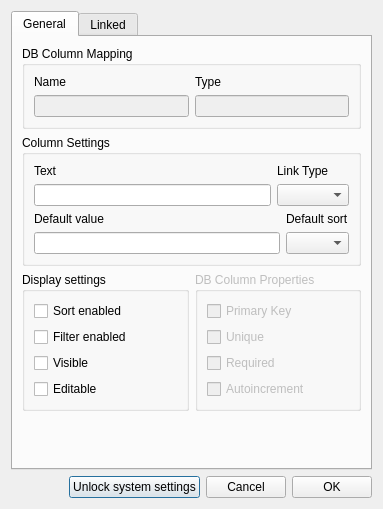
<?xml version="1.0" encoding="UTF-8"?>
<ui version="4.0">
 <class>ColumnDialog</class>
 <widget class="QDialog" name="ColumnDialog">
  <property name="windowModality">
   <enum>Qt::WindowModal</enum>
  </property>
  <property name="geometry">
   <rect>
    <x>0</x>
    <y>0</y>
    <width>383</width>
    <height>509</height>
   </rect>
  </property>
  <property name="windowTitle">
   <string>Edit Column</string>
  </property>
  <property name="modal">
   <bool>true</bool>
  </property>
  <layout class="QVBoxLayout" name="verticalLayout_13">
   <item>
    <widget class="QTabWidget" name="tabWidget">
     <property name="currentIndex">
      <number>0</number>
     </property>
     <widget class="QWidget" name="general_tab">
      <attribute name="title">
       <string>General</string>
      </attribute>
      <layout class="QVBoxLayout" name="verticalLayout_14">
       <item>
        <widget class="QGroupBox" name="groupBox_3">
         <property name="title">
          <string>DB Column Mapping</string>
         </property>
         <layout class="QHBoxLayout" name="horizontalLayout">
          <item>
           <layout class="QVBoxLayout" name="verticalLayout_2">
            <item>
             <widget class="QLabel" name="label">
              <property name="text">
               <string>Name</string>
              </property>
             </widget>
            </item>
            <item>
             <widget class="QLineEdit" name="name_edit">
              <property name="enabled">
               <bool>false</bool>
              </property>
             </widget>
            </item>
           </layout>
          </item>
          <item>
           <layout class="QVBoxLayout" name="verticalLayout">
            <item>
             <widget class="QLabel" name="label_2">
              <property name="text">
               <string>Type</string>
              </property>
             </widget>
            </item>
            <item>
             <widget class="QLineEdit" name="type_editor">
              <property name="enabled">
               <bool>false</bool>
              </property>
             </widget>
            </item>
           </layout>
          </item>
         </layout>
        </widget>
       </item>
       <item>
        <widget class="QGroupBox" name="groupBox_6">
         <property name="title">
          <string>Column Settings</string>
         </property>
         <layout class="QVBoxLayout" name="verticalLayout_9">
          <item>
           <layout class="QHBoxLayout" name="horizontalLayout_2">
            <item>
             <layout class="QVBoxLayout" name="verticalLayout_6">
              <item>
               <widget class="QLabel" name="label_4">
                <property name="text">
                 <string>Text</string>
                </property>
               </widget>
              </item>
              <item>
               <widget class="QLineEdit" name="default_editor_2"/>
              </item>
             </layout>
            </item>
            <item>
             <layout class="QVBoxLayout" name="verticalLayout_5">
              <item>
               <widget class="QLabel" name="label_5">
                <property name="text">
                 <string>Link Type</string>
                </property>
               </widget>
              </item>
              <item>
               <widget class="QComboBox" name="link_combo_box"/>
              </item>
             </layout>
            </item>
           </layout>
          </item>
          <item>
           <layout class="QHBoxLayout" name="horizontalLayout_7" stretch="0,0">
            <item>
             <layout class="QVBoxLayout" name="verticalLayout_11">
              <item>
               <widget class="QLabel" name="label_3">
                <property name="text">
                 <string>Default value</string>
                </property>
               </widget>
              </item>
              <item>
               <widget class="QLineEdit" name="default_editor"/>
              </item>
             </layout>
            </item>
            <item>
             <layout class="QVBoxLayout" name="verticalLayout_12">
              <item>
               <widget class="QLabel" name="label_10">
                <property name="text">
                 <string>Default sort</string>
                </property>
               </widget>
              </item>
              <item>
               <widget class="QComboBox" name="comboBox">
                <item>
                 <property name="text">
                  <string/>
                 </property>
                </item>
                <item>
                 <property name="text">
                  <string>asc</string>
                 </property>
                </item>
                <item>
                 <property name="text">
                  <string>desc</string>
                 </property>
                </item>
               </widget>
              </item>
             </layout>
            </item>
           </layout>
          </item>
         </layout>
        </widget>
       </item>
       <item>
        <layout class="QHBoxLayout" name="horizontalLayout_3">
         <item>
          <widget class="QGroupBox" name="groupBox">
           <property name="title">
            <string>Display settings</string>
           </property>
           <layout class="QVBoxLayout" name="verticalLayout_3">
            <item>
             <widget class="QCheckBox" name="sort_checkbox">
              <property name="text">
               <string>Sort enabled</string>
              </property>
             </widget>
            </item>
            <item>
             <widget class="QCheckBox" name="filter_checkbox">
              <property name="text">
               <string>Filter enabled</string>
              </property>
             </widget>
            </item>
            <item>
             <widget class="QCheckBox" name="visible_checkbox">
              <property name="text">
               <string>Visible</string>
              </property>
             </widget>
            </item>
            <item>
             <widget class="QCheckBox" name="editable_checkbox">
              <property name="text">
               <string>Editable</string>
              </property>
             </widget>
            </item>
           </layout>
          </widget>
         </item>
         <item>
          <widget class="QGroupBox" name="groupBox_2">
           <property name="enabled">
            <bool>false</bool>
           </property>
           <property name="title">
            <string>DB Column Properties</string>
           </property>
           <layout class="QVBoxLayout" name="verticalLayout_4">
            <item>
             <widget class="QCheckBox" name="pk_checkbox">
              <property name="text">
               <string>Primary Key</string>
              </property>
             </widget>
            </item>
            <item>
             <widget class="QCheckBox" name="unique_checkbox">
              <property name="text">
               <string>Unique</string>
              </property>
             </widget>
            </item>
            <item>
             <widget class="QCheckBox" name="required_checkbox">
              <property name="text">
               <string>Required</string>
              </property>
             </widget>
            </item>
            <item>
             <widget class="QCheckBox" name="auto_inc_checkbox">
              <property name="text">
               <string>Autoincrement</string>
              </property>
             </widget>
            </item>
           </layout>
          </widget>
         </item>
        </layout>
       </item>
       <item>
        <spacer name="verticalSpacer_2">
         <property name="orientation">
          <enum>Qt::Vertical</enum>
         </property>
         <property name="sizeHint" stdset="0">
          <size>
           <width>20</width>
           <height>40</height>
          </size>
         </property>
        </spacer>
       </item>
      </layout>
     </widget>
     <widget class="QWidget" name="linked_tab">
      <attribute name="title">
       <string>Linked</string>
      </attribute>
      <layout class="QVBoxLayout" name="verticalLayout_15">
       <item>
        <layout class="QHBoxLayout" name="horizontalLayout_4">
         <item>
          <widget class="QGroupBox" name="groupBox_4">
           <property name="enabled">
            <bool>false</bool>
           </property>
           <property name="title">
            <string>Link Database Mapping</string>
           </property>
           <layout class="QVBoxLayout" name="verticalLayout_7">
            <item>
             <widget class="QLabel" name="label_6">
              <property name="text">
               <string>Target Table Schema</string>
              </property>
             </widget>
            </item>
            <item>
             <widget class="QComboBox" name="target_link_schema_combobox">
              <property name="editable">
               <bool>true</bool>
              </property>
             </widget>
            </item>
            <item>
             <widget class="QLabel" name="label_7">
              <property name="text">
               <string>Target Table Name</string>
              </property>
             </widget>
            </item>
            <item>
             <widget class="QComboBox" name="link_table_name_combobox">
              <property name="editable">
               <bool>true</bool>
              </property>
             </widget>
            </item>
            <item>
             <widget class="QLabel" name="label_9">
              <property name="text">
               <string>Link Name</string>
              </property>
             </widget>
            </item>
            <item>
             <widget class="QLineEdit" name="link_name_edit"/>
            </item>
           </layout>
          </widget>
         </item>
         <item>
          <widget class="QGroupBox" name="groupBox_5">
           <property name="enabled">
            <bool>false</bool>
           </property>
           <property name="title">
            <string>Link Properties</string>
           </property>
           <layout class="QVBoxLayout" name="verticalLayout_8">
            <item>
             <widget class="QLabel" name="label_8">
              <property name="text">
               <string>Foreign Key Column</string>
              </property>
             </widget>
            </item>
            <item>
             <widget class="QComboBox" name="link_fk_combobox">
              <property name="editable">
               <bool>true</bool>
              </property>
             </widget>
            </item>
            <item>
             <widget class="QCheckBox" name="is_multiple_checkbox">
              <property name="text">
               <string>Multiple</string>
              </property>
             </widget>
            </item>
            <item>
             <widget class="QCheckBox" name="is_required_checkbox">
              <property name="text">
               <string>Required</string>
              </property>
             </widget>
            </item>
            <item>
             <widget class="QCheckBox" name="is_other_side_multiple_checkbox">
              <property name="text">
               <string>Other Side Multiple</string>
              </property>
             </widget>
            </item>
            <item>
             <widget class="QCheckBox" name="is_other_side_required">
              <property name="text">
               <string>Other Side Required</string>
              </property>
             </widget>
            </item>
           </layout>
          </widget>
         </item>
        </layout>
       </item>
       <item>
        <widget class="QGroupBox" name="groupBox_7">
         <property name="title">
          <string>Link Display Settings</string>
         </property>
         <layout class="QVBoxLayout" name="verticalLayout_10">
          <item>
           <widget class="QLabel" name="label_11">
            <property name="text">
             <string>Display Row Name</string>
            </property>
           </widget>
          </item>
          <item>
           <widget class="QComboBox" name="link_row_name">
            <property name="editable">
             <bool>true</bool>
            </property>
           </widget>
          </item>
          <item>
           <widget class="QCheckBox" name="checkBox">
            <property name="text">
             <string>Link Row Name</string>
            </property>
           </widget>
          </item>
         </layout>
        </widget>
       </item>
       <item>
        <spacer name="verticalSpacer">
         <property name="orientation">
          <enum>Qt::Vertical</enum>
         </property>
         <property name="sizeHint" stdset="0">
          <size>
           <width>20</width>
           <height>76</height>
          </size>
         </property>
        </spacer>
       </item>
      </layout>
     </widget>
    </widget>
   </item>
   <item>
    <layout class="QHBoxLayout" name="horizontalLayout_5">
     <item>
      <spacer name="horizontalSpacer">
       <property name="orientation">
        <enum>Qt::Horizontal</enum>
       </property>
       <property name="sizeHint" stdset="0">
        <size>
         <width>40</width>
         <height>20</height>
        </size>
       </property>
      </spacer>
     </item>
     <item>
      <widget class="QPushButton" name="unlock_button">
       <property name="text">
        <string>Unlock system settings</string>
       </property>
      </widget>
     </item>
     <item>
      <widget class="QPushButton" name="cancel_button">
       <property name="text">
        <string>Cancel</string>
       </property>
      </widget>
     </item>
     <item>
      <widget class="QPushButton" name="ok_button">
       <property name="text">
        <string>OK</string>
       </property>
      </widget>
     </item>
    </layout>
   </item>
  </layout>
 </widget>
 <resources/>
 <connections/>
</ui>
